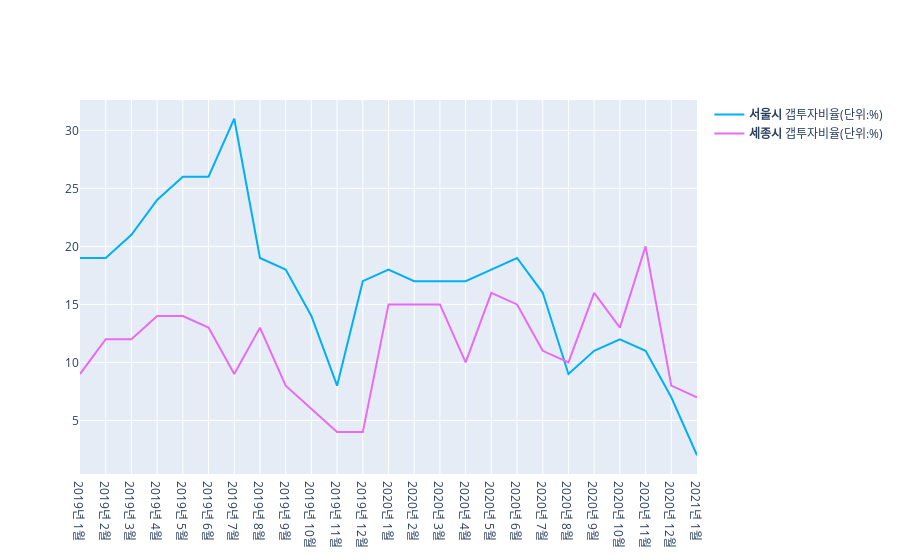

The notebook cell this image was saved under:
### Code cell
import plotly.graph_objects as go
import numpy as np

gap_jong = pd.read_csv('./data/서울 세종 갭투자 비율2.csv')

x = ['2019년 1월','2019년 2월','2019년 3월','2019년 4월','2019년 5월','2019년 6월',
         '2019년 7월','2019년 8월','2019년 9월','2019년 10월','2019년 11월','2019년 12월',
         '2020년 1월','2020년 2월','2020년 3월','2020년 4월','2020년 5월','2020년 6월',
         '2020년 7월','2020년 8월','2020년 9월','2020년 10월','2020년 11월','2020년 12월',
         '2021년 1월']
x_rev = x[::-1]

# 서울
y2 = gap_jong['서울 비율']

# 세종
y3 = gap_jong['세종 비율']

fig = go.Figure()

fig.add_trace(go.Scatter(
    x=x, y=y2,
    line_color='rgb(0,176,246)',
    name='<b>서울시</b> 갭투자비율(단위:%)',
))
fig.add_trace(go.Scatter(
    x=x, y=y3,
    line_color='rgb(231,107,243)',
    name='<b>세종시</b> 갭투자비율(단위:%)',
))

fig.update_traces(mode='lines')
fig.show()

### Figure 1 — Plotly figure (JSON) as saved in the notebook; plotly's stock layout.template omitted (floating-point values rounded to 4 significant figures)
{"data": [{"line": {"color": "rgb(0,176,246)"}, "mode": "lines", "name": "<b>서울시</b> 갭투자비율(단위:%)", "type": "scatter", "x": ["2019년 1월", "2019년 2월", "2019년 3월", "2019년 4월", "2019년 5월", "2019년 6월", "2019년 7월", "2019년 8월", "2019년 9월", "2019년 10월", "2019년 11월", "2019년 12월", "2020년 1월", "2020년 2월", "2020년 3월", "2020년 4월", "2020년 5월", "2020년 6월", "2020년 7월", "2020년 8월", "2020년 9월", "2020년 10월", "2020년 11월", "2020년 12월", "2021년 1월"], "y": [19, 19, 21, 24, 26, 26, 31, 19, 18, 14, 8, 17, 18, 17, 17, 17, 18, 19, 16, 9, 11, 12, 11, 7, 2]}, {"line": {"color": "rgb(231,107,243)"}, "mode": "lines", "name": "<b>세종시</b> 갭투자비율(단위:%)", "type": "scatter", "x": ["2019년 1월", "2019년 2월", "2019년 3월", "2019년 4월", "2019년 5월", "2019년 6월", "2019년 7월", "2019년 8월", "2019년 9월", "2019년 10월", "2019년 11월", "2019년 12월", "2020년 1월", "2020년 2월", "2020년 3월", "2020년 4월", "2020년 5월", "2020년 6월", "2020년 7월", "2020년 8월", "2020년 9월", "2020년 10월", "2020년 11월", "2020년 12월", "2021년 1월"], "y": [9, 12, 12, 14, 14, 13, 9, 13, 8, 6, 4, 4, 15, 15, 15, 10, 16, 15, 11, 10, 16, 13, 20, 8, 7]}], "layout": {}}
